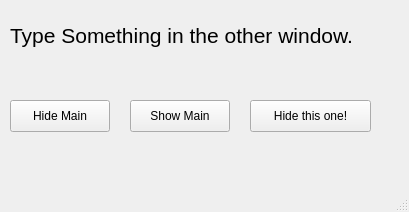
<?xml version="1.0" encoding="UTF-8"?>
<ui version="4.0">
 <class>SecondWindow</class>
 <widget class="QMainWindow" name="SecondWindow">
  <property name="geometry">
   <rect>
    <x>0</x>
    <y>0</y>
    <width>409</width>
    <height>212</height>
   </rect>
  </property>
  <property name="windowTitle">
   <string>MainWindow</string>
  </property>
  <widget class="QWidget" name="centralwidget">
   <widget class="QLabel" name="label">
    <property name="geometry">
     <rect>
      <x>10</x>
      <y>10</y>
      <width>361</width>
      <height>51</height>
     </rect>
    </property>
    <property name="font">
     <font>
      <pointsize>16</pointsize>
     </font>
    </property>
    <property name="text">
     <string>Type Something in the other window.</string>
    </property>
   </widget>
   <widget class="QPushButton" name="pushButton">
    <property name="geometry">
     <rect>
      <x>10</x>
      <y>100</y>
      <width>100</width>
      <height>32</height>
     </rect>
    </property>
    <property name="text">
     <string>Hide Main</string>
    </property>
   </widget>
   <widget class="QPushButton" name="pushButton_2">
    <property name="geometry">
     <rect>
      <x>130</x>
      <y>100</y>
      <width>100</width>
      <height>32</height>
     </rect>
    </property>
    <property name="text">
     <string>Show Main</string>
    </property>
   </widget>
   <widget class="QPushButton" name="pushButton_3">
    <property name="geometry">
     <rect>
      <x>250</x>
      <y>100</y>
      <width>121</width>
      <height>32</height>
     </rect>
    </property>
    <property name="text">
     <string>Hide this one!</string>
    </property>
   </widget>
  </widget>
  <widget class="QMenuBar" name="menubar">
   <property name="geometry">
    <rect>
     <x>0</x>
     <y>0</y>
     <width>409</width>
     <height>30</height>
    </rect>
   </property>
  </widget>
  <widget class="QStatusBar" name="statusbar"/>
 </widget>
 <resources/>
 <connections/>
</ui>
